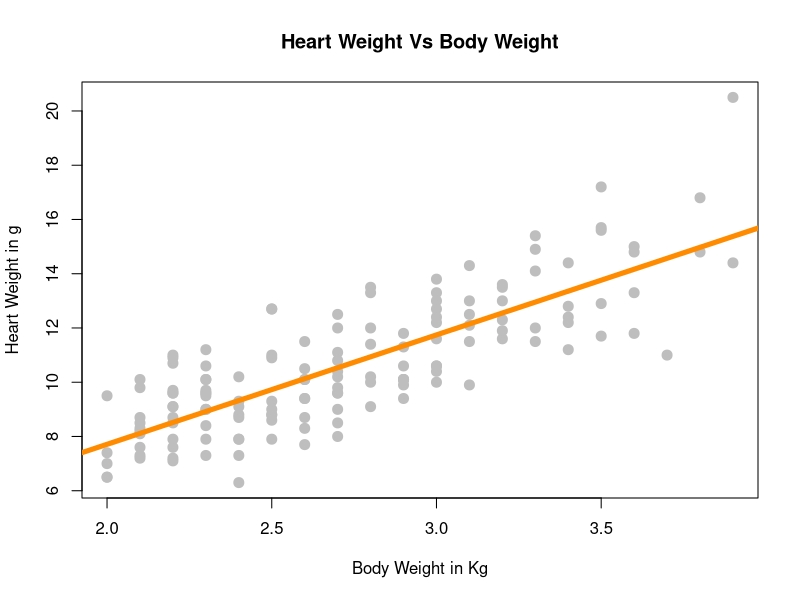
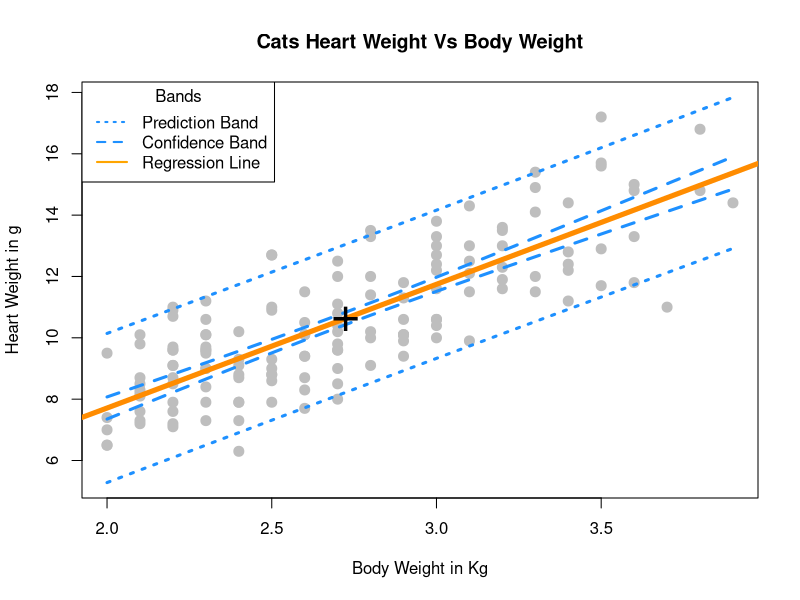
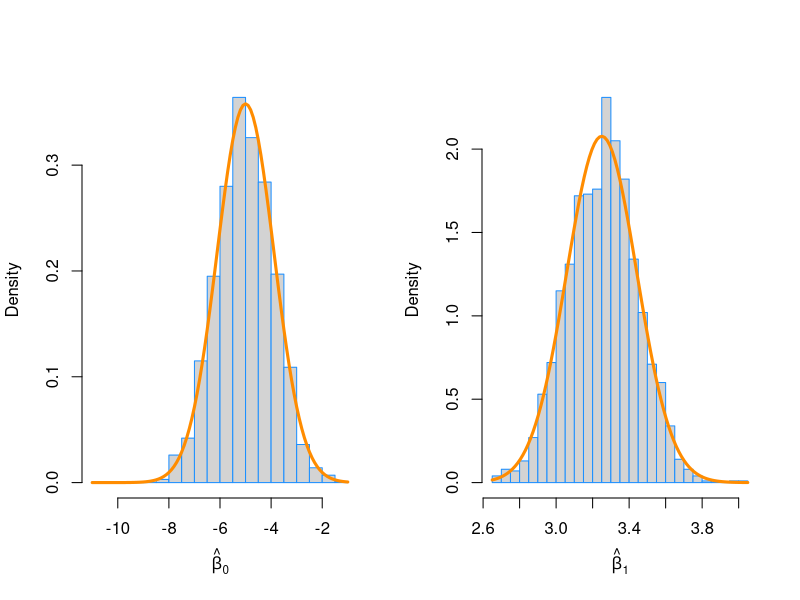

Reproduce these figures in R, in order.
## ---- chunk 1
library(MASS)
#str(cats)
cat_model = lm(Hwt~Bwt, cats)
#Ssummary(cat_model)
plot(Hwt ~ Bwt, data = cats,
     xlab = "Body Weight in Kg",
     ylab = "Heart Weight in g",
     main = "Heart Weight Vs Body Weight",
     pch  = 20,
     cex  = 2,
     col  = "grey")
abline(cat_model, lwd = 5, col = "darkorange")

## ---- chunk 2

t_beta_1 =  summary(cat_model)$coefficients[2,3]
## ---- chunk 3
p_value_beta_1 = summary(cat_model)$coefficients[2,4]
## ---- chunk 4
confint(cat_model, level = 0.95)
## ---- chunk 5
confint(cat_model, level = 0.90)[2,]

## ---- chunk 6

confint(cat_model, level = 0.99)[1,]

## ---- chunk 7
new_bwt = data.frame(Bwt = c(2.1, 2.8))
c_intervals = predict(cat_model, newdata = new_bwt, 
        interval = c("confidence"), level = 0.99)
print("99% CI for Hwt for Bwt [1] 2.1 Kg and [2] 2.8 kg")
c_intervals
## ---- chunk 8
range1 = c_intervals[1,3] - c_intervals[1,2] #Bwt 2.1 Kg
range1
range2 = c_intervals[2,3] - c_intervals[2,2] #Bwt 2.8Kg
range2
isTRUE(range1>range2)
mean(cats$Bwt)
## ---- chunk 9
new_hwt = data.frame(Bwt = c(2.8, 4.2))
p_intervals = predict(cat_model, newdata = new_hwt, 
        interval = c("prediction"), level = 0.99)
print("99% PI for Hwt for Bwt [1] 2.8 Kg and [2] 4.2 Kg")
p_intervals
## ---- chunk 10
Bwt_grid = seq(min(cats$Bwt), max(cats$Bwt), by = 0.1)
dist_ci_band = predict(cat_model, 
                       newdata = data.frame(Bwt = Bwt_grid), 
                       interval = "confidence", level = 0.90)
dist_pi_band = predict(cat_model, 
                       newdata = data.frame(Bwt = Bwt_grid), 
                       interval = "prediction", level = 0.90) 


plot(Hwt ~ Bwt, data = cats,
     xlab = "Body Weight in Kg",
     ylab = "Heart Weight in g",
     main = "Cats Heart Weight Vs Body Weight",
     pch  = 20,
     cex  = 2,
     col  = "grey",
     ylim = c(min(dist_pi_band), max(dist_pi_band)))
abline(cat_model, lwd = 5, col = "darkorange")

lines(Bwt_grid, dist_ci_band[,"lwr"], col = "dodgerblue", lwd = 3, lty = 2)
lines(Bwt_grid, dist_ci_band[,"upr"], col = "dodgerblue", lwd = 3, lty = 2)
lines(Bwt_grid, dist_pi_band[,"lwr"], col = "dodgerblue", lwd = 3, lty = 3)
lines(Bwt_grid, dist_pi_band[,"upr"], col = "dodgerblue", lwd = 3, lty = 3)
points(mean(cats$Bwt), mean(cats$Hwt), pch = "+", cex = 3)

# add legend
legend("topleft", title = "Bands",
       legend = c("Prediction Band", "Confidence Band", "Regression Line"), 
       lwd = 2, lty = c(3, 2, 1), col = c("dodgerblue", "dodgerblue", "orange"))

## ---- chunk 11
beta_1 = 4
alpha = 0.05
#summary(cat_model)$coefficients
beta_1_hat = summary(cat_model)$coefficients[2,1]
#beta_1_hat
std_err = summary(cat_model)$coefficients[2,2]
#std_err
t_value = (beta_1_hat - beta_1)/std_err
print("test-statistic = ")
t_value
p_value = 2*pt(abs(t_value), df = length(resid(cat_model)) - 2, lower.tail = FALSE)
print("p-value = ")
p_value
confint(cat_model, level = 0.95)
## ---- chunk 12
library(mlbench)
#?Ozone
data(Ozone, package = "mlbench")
Ozone = Ozone[, c(4, 6, 7, 8)]
colnames(Ozone) = c("ozone", "wind", "humidity", "temp")
Ozone = Ozone[complete.cases(Ozone), ]
## ---- chunk 13
ozone_wind_model = lm( ozone ~ wind, data = Ozone)
summary(ozone_wind_model)
summary(ozone_wind_model)$coefficients[2,]
## ---- chunk 14
confint(ozone_wind_model, level = 0.99)[2,]
## ---- chunk 15
ozone_temp_model = lm( ozone ~ temp, data = Ozone)
summary(ozone_temp_model)
summary(ozone_temp_model)$coefficients[2,]
## ---- chunk 16
confint(ozone_temp_model, level = 0.99)[2,]
## ---- chunk 17
birthday = 19850208
set.seed(birthday)
n = 50
x = seq(0, 10, length = n)
Sxx = sum((x - mean(x)) ^ 2)
beta_0 = -5
beta_1 = 3.25
sigma  = 4
var_beta_1_hat = sigma ^ 2 / Sxx
var_beta_0_hat = sigma ^ 2 * (1 / n + mean(x) ^ 2 / Sxx)

num_samples = 2000
beta_0_hats = rep(0, num_samples)
beta_1_hats = rep(0, num_samples)

for (i in 1:num_samples) {
  eps = rnorm(n, mean = 0, sd = sigma)
  y   = beta_0 + beta_1 * x + eps
  
  sim_model = lm(y ~ x)
  
  beta_0_hats[i] = coef(sim_model)[1]
  beta_1_hats[i] = coef(sim_model)[2]
}

tm_beta_0 = beta_0 # true mean
em_beta_0_hat = mean(beta_0_hats) # empirical mean
tsd_beta_0_hat = sqrt(var_beta_0_hat)   # true sd
esd_beta_0_hat = sqrt(var(beta_0_hats)) # empirical sd

tm_beta_1 = beta_1 # true mean
em_beta_1_hat = mean(beta_1_hats) # empirical mean
tsd_beta_1_hat = sqrt(var_beta_1_hat)   # true sd
esd_beta_1_hat = sqrt(var(beta_1_hats))  # empirical sd




## ---- chunk 18
A = matrix( 
   c(tm_beta_0,tm_beta_1, em_beta_0_hat,em_beta_1_hat, tsd_beta_0_hat,tsd_beta_1_hat, esd_beta_0_hat, esd_beta_1_hat), # the data elements 
   nrow=4,              # number of rows 
   ncol=2,              # number of columns 
   byrow = TRUE)        # fill matrix by rows

dimnames(A) = list(
  c("true_mean","sim_mean","true_sd","sim_sd"), #row names
  c("beta_hat_0", "beta_hat_1"))
A
## ---- chunk 19
layout(matrix(c(1,2), 1, 2, byrow = TRUE)) #https://www.statmethods.net/advgraphs/layout.html
hist(beta_0_hats, prob = TRUE, breaks = 20, 
     xlab = expression(hat(beta)[0]), main = "", border = "dodgerblue")
curve(dnorm(x, mean = beta_0, sd = sqrt(var_beta_0_hat)), 
      col = "darkorange", add = TRUE, lwd = 3)

hist(beta_1_hats, prob = TRUE, breaks = 20, 
     xlab = expression(hat(beta)[1]), main = "", border = "dodgerblue")
curve(dnorm(x, mean = beta_1, sd = sqrt(var_beta_1_hat)), 
      col = "darkorange", add = TRUE, lwd = 3)


## ---- chunk 20
birthday = 19850208
set.seed(birthday)
n = 25
x = seq(0, 2.5, length = n)
## ---- chunk 21
Sxx = sum((x - mean(x)) ^ 2)
beta_0 = 5
beta_1 = 2
sigma  = 3

num_samples = 2500
beta_1_hats = rep(0, num_samples)
beta_1_hats_se = rep(0, num_samples)

for (i in 1:num_samples) {
  eps = rnorm(n, mean = 0, sd = sigma)
  y   = beta_0 + beta_1 * x + eps
  sim_model = lm(y ~ x)
  beta_1_hats[i] = coef(sim_model)[2] 
  beta_1_hats_se[i] = summary(sim_model)$coefficients[2, 2]
}  
  crit = qt((1 - 0.05/2), df = length(resid(sim_model)) - 2)
  lower_95 = beta_1_hats - crit * beta_1_hats_se
  upper_95 = beta_1_hats + crit * beta_1_hats_se
  
## ---- chunk 22
sum(lower_95 <= beta_1 & beta_1 <= upper_95) / 2500
## ---- chunk 23
1 - mean(lower_95 <= 0 & 0 <= upper_95)

## ---- chunk 24
  crit_99 = qt((1 - 0.01/2), df = length(resid(sim_model)) - 2)
  lower_99 = beta_1_hats - crit_99 * beta_1_hats_se
  upper_99 = beta_1_hats + crit_99 * beta_1_hats_se
## ---- chunk 25
mean(lower_99 <= beta_1 & beta_1 <= upper_99)
## ---- chunk 26
1 - mean(lower_99 <= 0 & 0 <= upper_99)

## ---- chunk 27

calc_pred_int = function(model, newdata, level = 0.95){

  alpha = 1 - level

  #calculations from the model in argument
  s_e = summary(model)$sigma
  
  est_std_err_beta_0_hat = summary(model)$coefficients[1,2]
  est_std_err_beta_1_hat = summary(model)$coefficients[2,2]
  
  S_xx = s_e^2/est_std_err_beta_1_hat^2 #derived from \text{SE}[\hat{\beta}_1] = \frac{s_e}{\sqrt{S_{xx}}}
  
  x_data_mean = sqrt(((est_std_err_beta_0_hat^2/s_e^2) - 1/length(resid(model)))*S_xx)
  #derived from \text{SE}[\hat{\beta}_0] = s_e\sqrt{\frac{1}{n} + \frac{\bar{x}^2}{S_{xx}}}
  
  std_err_pi = s_e*sqrt(1 + 1/length(resid(model)) + (newdata - x_data_mean)^2/S_xx)     
  #derived from \hat{y}(x) \pm t_{\alpha/2, n - 2} \cdot s_e\sqrt{1 + \frac{1}{n}+\frac{(x-\bar{x})^2}{S_{xx}}}.
  
  crit_val = qt(1 - alpha/2, df = length(resid(model)) - 2)
  
  estimate = predict(model, newdata = data.frame(newdata))
  lower = estimate - crit_val*std_err_pi
  upper = estimate + crit_val*std_err_pi
  interval = setNames(c(estimate, lower, upper),c('estimate','lower','upper'))
  return(interval)

}

## ---- chunk 28
newcat_1 = data.frame(Bwt = 4.0)
calc_pred_int(cat_model, newcat_1)
## ---- chunk 29
predict(cat_model, newdata = data.frame(Bwt = 4.0), interval = 'prediction', level = 0.95)

## ---- chunk 30
newcat_2 = data.frame(Bwt = 3.3)
calc_pred_int(cat_model, newcat_2, level = 0.99)
## ---- chunk 31
predict(cat_model, newdata = data.frame(Bwt = 3.3), interval = 'prediction', level = 0.99)
